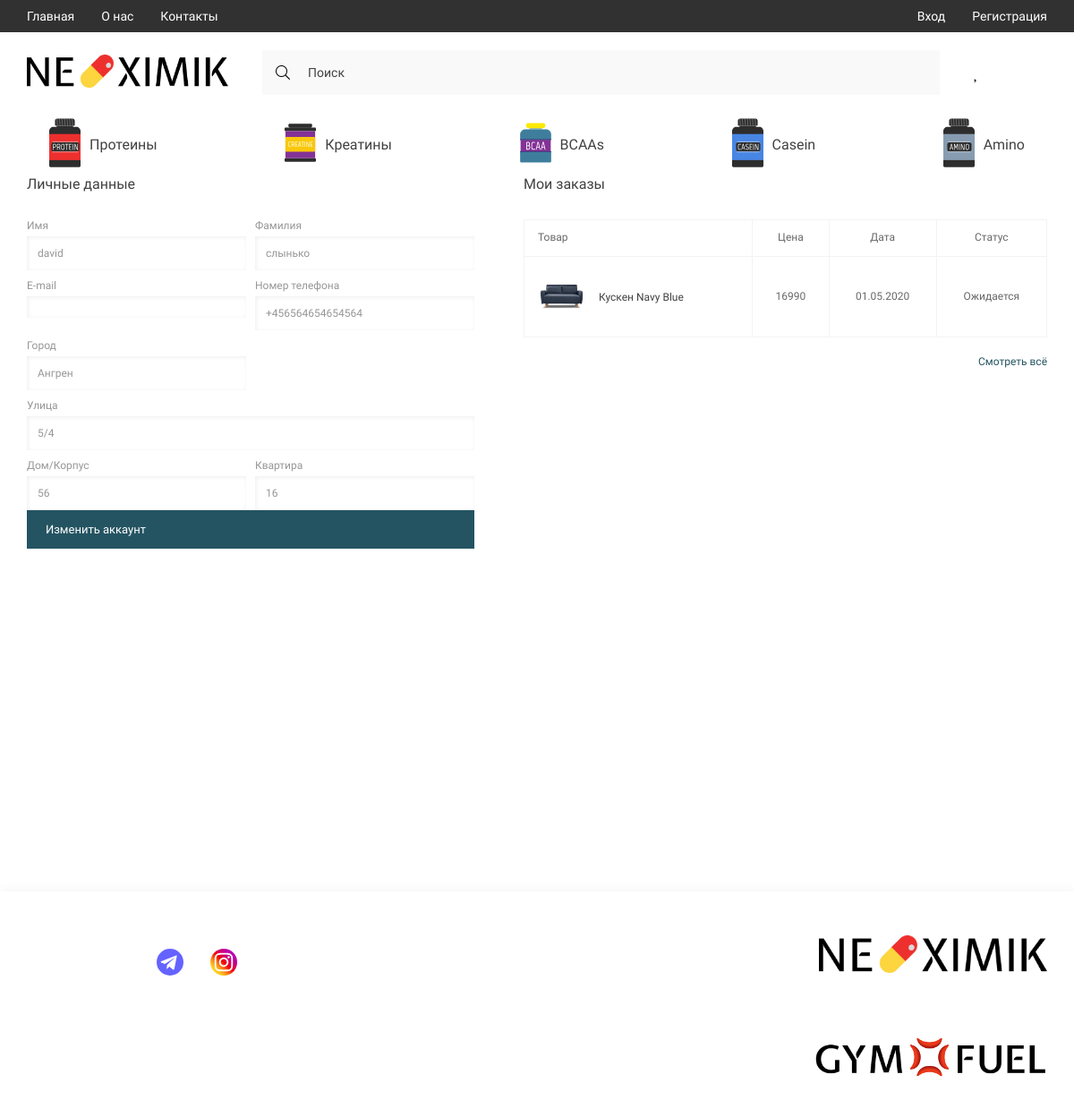
The app's page /profile/1 with its own data.
### ne_ximik/models.py (models this page shows, shortened)
class Category(models.Model):
    title = models.CharField(max_length=150, verbose_name='Названия категории')
    image = models.ImageField(upload_to='categories/', blank=True, null=True, verbose_name='Картинка')
    slug = models.SlugField(unique=True, null=True)
    parent = models.ForeignKey('self', on_delete=models.CASCADE, blank=True, null=True,
                               related_name='subcategories', verbose_name='Категория')
    def get_absolute_url(self):
        return reverse('category_page', kwargs={'slug': self.slug})
    def get_image_category(self):
        if self.image:
            return self.image.url
        else:
            return '-'
    class Meta:
        verbose_name = 'Категория'
        verbose_name_plural = 'Категории'

class Profile(models.Model):
    user = models.OneToOneField(User, on_delete=models.CASCADE, verbose_name='Пользователь')
    first_name = models.CharField(max_length=50, blank=True, null=True, verbose_name='Имя')
    last_name = models.CharField(max_length=50, blank=True, null=True, verbose_name='Фамилия')
    city = models.ForeignKey(City, on_delete=models.CASCADE, blank=True, null=True, verbose_name='Город')
    street = models.CharField(max_length=100, blank=True, null=True, verbose_name='Улица')
    house = models.CharField(max_length=100, blank=True, null=True, verbose_name='Дом/Корпус')
    flat = models.CharField(max_length=100, blank=True, null=True, verbose_name='Квартира')
    email = models.EmailField(blank=True, null=True, verbose_name='Почта')
    phone = models.CharField(max_length=50, blank=True, null=True, verbose_name='Номер телефона')
    class Meta:
        verbose_name = 'Профиль'
        verbose_name_plural = 'Профиля'

class City(models.Model):
    city_name = models.CharField(max_length=100, verbose_name='Название города')
    def __str__(self):
        return self.city_name
    class Meta:
        verbose_name = 'Город'
        verbose_name_plural = 'Города'

### ne_ximik/views.py (the view)
# urls.py: path('profile/<int:pk>', profile_view, name='profile'),
def profile_view(request, pk):
    profile = Profile.objects.get(user_id=pk)
    context = {
        'title': f'Профиль: {profile.user.username}',
        'profile': profile,
    }
    return render(request, 'ne_ximik/profile.html', context)

### ne_ximik/templatetags/ne_ximik_tags.py (called while the page is built)
@register.simple_tag()
def get_categories():
    return Category.objects.filter(parent=None)

### ne_ximik/templates/ne_ximik/profile.html (shortened to what this page needs)
{% extends 'base.html' %}
{% load static %}
{% block main %}
<main class="main">
    <div class="profile">
        <div class="container">
            <div class="profile__content">
                <form class="profile__form">
                    <h2 class="profile__title">Личные данные</h2>
                    <div class="profile__form-grid">
                        <div class="input__title">
                            <h2>Имя</h2>
                            <div class="contact__section-input">{{ profile.first_name }}</div>
                        </div>
                        <div class="input__title">
                            <h2>Фамилия</h2>
                            <div class="contact__section-input">{{ profile.last_name }}</div>
                        </div>
                        <div class="input__title">
                            <h2>E-mail</h2>
                            <div class="contact__section-input">{{ profile.user.email }}</div>
                        </div>
                        <div class="input__title">
                            <h2>Номер телефона</h2>
                            <div class="contact__section-input">{{ profile.phone }}</div>
                        </div>
                        <div class="input__title">
                            <h2>Город</h2>
                            <div class="contact__section-input">{{ profile.city }}</div>
                        </div>
                        <div></div>
                        <div class="input__title _span-two">
                            <h2>Улица</h2>
                            <div class="contact__section-input">{{ profile.street }}</div>
                        </div>
                        <div class="input__title">
                            <h2>Дом/Корпус</h2>
                            <div class="contact__section-input">{{ profile.house }}</div>
                        </div>
                        <div class="input__title">
                            <h2>Квартира</h2>
                            <div class="contact__section-input">{{ profile.flat }}</div>
                        </div>
                    </div>
                    <a href="{% url 'edit_profile' %}" class="btn btn-primary"> Изменить аккаунт</a>
                </form>
                <div class="profile__orders">
                    <h2 class="profile__title">Мои заказы</h2>
                    <table class="profile__table">
                        <tr>
                            <td colspan="4">Товар</td>
                            <td>Цена</td>
                            <td>Дата</td>
                            <td>Статус</td>
                        </tr>
                        <tr>
                            <td colspan="4" class="profile__title-adaptive">
                                <div class="tabel__item">
                                    <img src="./assets/images/main/products/1.png" alt="img">
                                    <span>Кускен Navy
                                                Blue</span>
                                </div>
                            </td>
                            <td class="profile__tabel-data">16990</td>
                            <td class="profile__tabel-data">01.05.2020</td>
                            <td class="profile__tabel-data">Ожидается</td>
                        </tr>
                    </table>
                    <a href="#!" class="profile__orders-link">Смотреть всё</a>
                </div>
            </div>
        </div>
    </div>
</main>
{% endblock main %}

### ne_ximik/templates/ne_ximik/components/_category_card.html
{% load static %}
{% load ne_ximik_tags %}
{% get_categories as categories %}
{% for category in categories %}
<li>
    <a href="{{ category.get_absolute_url }}" class="header__list-links">
        <span class="header__list-img">
            <img src="{{ category.get_image_category }}" alt="icons" width="35" height="55">
        </span>
        {{ category.title }}
    </a>
</li>
{% endfor %}

### ne_ximik/static/digital/style/style.css (style rules this page uses)
:root { --containerWidth: 1140px; --primaryColor: #414141; --primaryFont: 'Roboto'; --mainColor: #245462; }
* { padding: 0; margin: 0; box-sizing: border-box; text-decoration: none; list-style: none; font-family: var(--primaryFont); }
.container { width: 100%; max-width: calc(var(--containerWidth) + 30px); margin: 0 auto; padding: 0 15px; }
.btn { outline: none; border: none; padding: 13px 20px; font-style: normal; font-weight: normal; font-size: 13px; line-height: 15px; background: var(--mainColor); border: 1px solid var(--mainColor); transition: color .3s linear, background .3s linear; color: #FFFFFF; }
.header__list-links { padding: 24px 25px; display: flex; justify-content: center; align-items: center; height: 70px; transition: background .3s linear, color .3s linear; width: max-content; font-family: 'Roboto'; font-size: 16px; line-height: 19px; color: #414141; }
.header__list-links img { margin-right: 10px; min-width: 18px; transition: filter .3s linear; }
.main { width: 100%; flex-grow: 1; padding-bottom: 150px; }
.input__title { width: 100%; }
.input__title h2, .textarea__title { font-style: normal; font-weight: normal; font-size: 12px; line-height: 14px; color: #969696; margin-bottom: 5px; }
.contact__section-input, .contact__section-message { width: 100%; font-style: normal; font-weight: normal; font-size: 12px; line-height: 14px; resize: none; color: #969696; padding: 12px; box-shadow: inset 1px 1px 5px rgba(0, 0, 0, 0.07); border: none; outline: none; }
.profile { width: 100%; }
.profile__content { display: flex; justify-content: space-between; }
.profile__form { display: flex; flex-direction: column; width: 100%; max-width: 500px; }
.profile__title { font-style: normal; font-weight: normal; font-size: 16px; line-height: 19px; color: var(--primaryColor); margin-bottom: 30px; }
.profile__form-grid { display: grid; grid-template-columns: repeat(2, 1fr); gap: 10px; }
._span-two { grid-column: span 2; }
.profile__table { font-style: normal; font-weight: normal; font-size: 12px; line-height: 147.69%; color: #686868; }
.profile__table td, .profile__table { border: 1px solid #F3F3F3; border-collapse: collapse; }
.profile__table tr td { text-align: center; padding: 25px 15px; }
.profile__table tr:first-child td { padding: 11px 15px; }
.profile__table tr:first-child td:first-child { text-align-last: left; }
.tabel__item { display: flex; align-items: center; }
.tabel__item img { width: 53px; margin-right: 15px; }
.tabel__item span { font-style: normal; font-weight: normal; font-size: 12px; line-height: 14px; color: var(--primaryColor); }
.profile__orders { display: flex; flex-direction: column; width: 100%; max-width: 585px; }
.profile__orders-link { font-style: normal; font-weight: normal; font-size: 12px; line-height: 14px; align-self: flex-end; display: block; margin-top: 20px; color: #245462; width: max-content; }

### records on screen
Category: get_image_category (picture), title "Протеины"
Category: get_image_category (picture), title "Креатины"
Category: get_image_category (picture), title "BCAAs"
Category: get_image_category (picture), title "Casein"
Category: get_image_category (picture), title "Amino"
Profile: first_name "david", last_name "слынько", phone "+456564654654564", city "Ангрен", street "5/4", house "56", flat "16"
